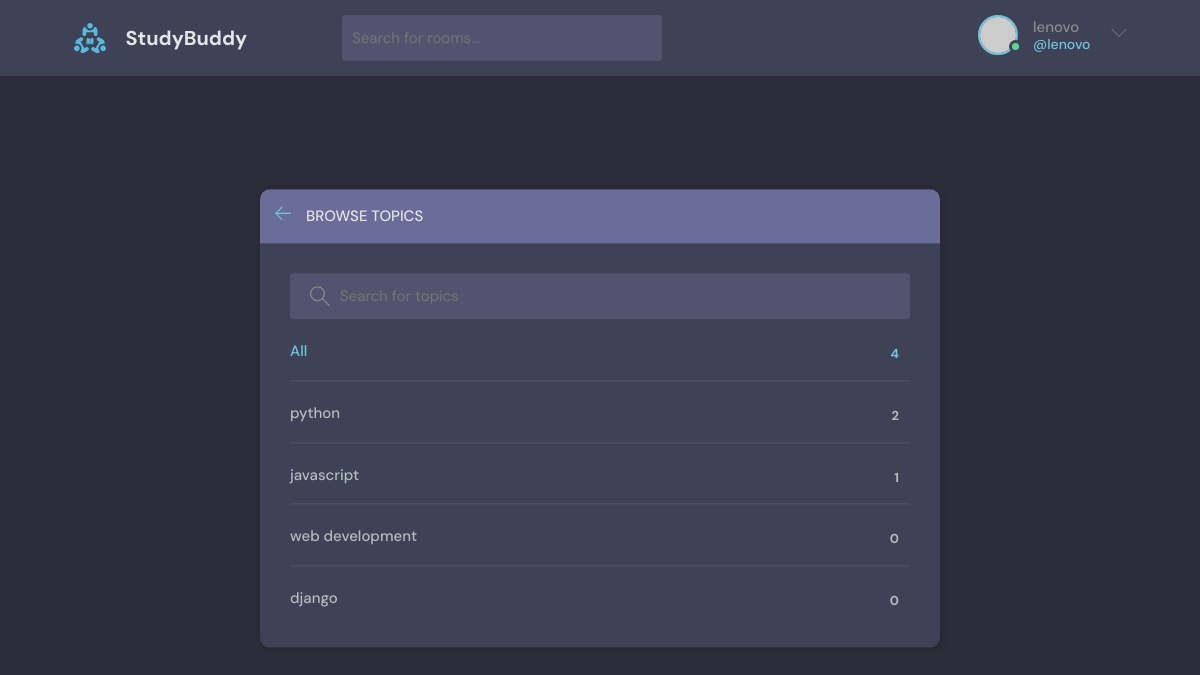
The app's page /topics (signed in), older data.
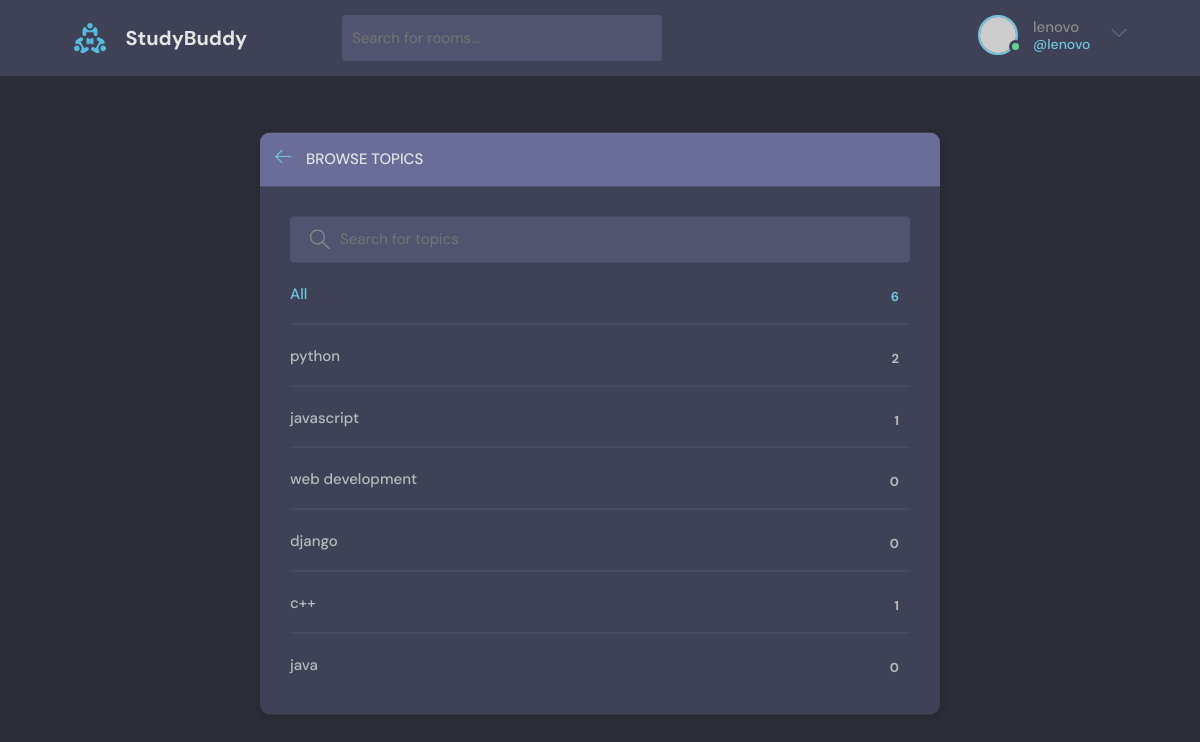
The same page, newer data.
### base/models.py (models this page shows, shortened)
class Topic(models.Model):
    name = models.CharField(max_length=20)

### base/views.py (the view)
# urls.py: path("topics",views.topicsPage,name='topics'),
def topicsPage(request):
    q = request.GET.get('q') if request.GET.get('q') != None else ''
    topics = Topic.objects.filter(name__icontains=q)
    return render(request, 'base/topic.html', {'topics': topics})

### base/templates/base/topic.html (shortened to what this page needs)
{% extends 'main.html' %}
{% block content %}
<main class="create-room layout">
  <div class="container">
    <div class="layout__box">
      <div class="layout__boxHeader">
        <div class="layout__boxTitle">
          <a href="{% url 'home' %}">
            <svg version="1.1" xmlns="http://www.w3.org/2000/svg" width="32" height="32" viewBox="0 0 32 32">
              <title>arrow-left</title>
              <path
                d="M13.723 2.286l-13.723 13.714 13.719 13.714 1.616-1.611-10.96-10.96h27.625v-2.286h-27.625l10.965-10.965-1.616-1.607z">
              </path>
            </svg>
          </a>
          <h3>Browse Topics</h3>
        </div>
      </div>
      <div class="topics-page layout__body">
        <form action="" method="GET" class="header__search">
          <label>
            <input name="q" placeholder="Search for topics" />
          </label>
        </form>
        <ul class="topics__list">
          <li>
            <a href="{% url 'topics' %}" class="active">All <span>{{topics.count}}</span></a>
          </li>
          {% for topic in topics %}
          <li>
            <a href="{% url 'home' %}?q={{topic.name}}">{{ topic.name }} <span>{{topic.room_set.all.count}}</span></a>
          </li>
          {% endfor %}
        </ul>
      </div>
    </div>
  </div>
</main>
{% endblock content %}

### templates/main.html (shortened to what this page needs)
<!DOCTYPE html>
{% load static %}
<html lang="en">
  <head>
    <link rel="stylesheet" href="{% static 'styles/style.css' %}" />
  </head>
  <body>
    {% include 'navbar.html' %}
    {% block content %}
    {% endblock %}
  </body>
</html>

### templates/navbar.html (shortened to what this page needs)
{% load static %}
<header class="header header--loggedIn">
    <div class="container">
      <a href="/" class="header__logo">
        <img src="{% static 'images/logo.svg'%}" />
        <h1>StudyBuddy</h1>
      </a>
      <form class="header__search" action="{% url 'home' %}" method="GET">
        <label>
          <input type="text" name="q"  placeholder="Search for rooms..." />
        </label>
      </form>
      <nav class="header__menu">
        {% if request.user.is_authenticated %}
        <div class="header__user">
          <a href="{% url 'update-user' %}">
            <div class="avatar avatar--medium active">
              <img src="https://randomuser.me/api/portraits/men/37.jpg" />
            </div>
            <p>{{request.user.username}} <span>@{{request.user.username}}</span></p>
          </a>
          <button class="dropdown-button">
            <svg version="1.1" xmlns="http://www.w3.org/2000/svg" width="32" height="32" viewBox="0 0 32 32">
              <title>chevron-down</title>
              <path d="M16 21l-13-13h-3l16 16 16-16h-3l-13 13z"></path>
            </svg>
          </button>
        </div>
        {% else %}
        <a href="{% url 'Login' %}">
          <img src="{% static 'images/avatar.svg'%}" />
          <p>Login</p>
        </a>
        {% endif %}
      </nav>
    </div>
  </header>

### static/styles/style.css (style rules this page uses)
:root { --color-main: #71c6dd; --color-main-light: #e1f6fb; --color-dark: #3f4156; --color-dark-medium: #51546e; --color-dark-light: #696d97; --color-light: #e5e5e5; --color-gray: #8b8b8b; --color-light-gray: #b2bdbd; --color-bg: #2d2d39; --color-success: #5dd693; --color-error: #fc4b0b; }
* { font-family: "DM Sans", -apple-system, BlinkMacSystemFont, "Segoe UI", Roboto, Oxygen, Ubuntu, Cantarell, "Open Sans", "Helvetica Neue", sans-serif; margin: 0; padding: 0; box-sizing: border-box; text-rendering: optimizeLegibility; font-size: inherit; }
html { font-size: 56.25%; }
@media only screen and (min-width: 1200px) { html { font-size: 62.5%; } }
body { line-height: 1.6; font-weight: 400; font-size: 1.5rem; color: var(--color-light-gray); background-color: var(--color-bg); min-height: 100vh; }
img { width: 100%; }
a { display: inline-block; color: var(--color-main); text-decoration: none; }
.container { max-width: 120rem; width: 90%; margin: auto; }
.avatar { position: relative; display: inline-block; border-radius: 50%; border: 2px solid var(--color-main); }
.avatar img { display: block; border-radius: 50%; object-fit: cover; object-position: center; }
.avatar::after { content: ""; display: block; position: absolute; background-color: var(--color-gray); z-index: 111; border-radius: 50%; border: 0.3rem solid var(--color-dark); }
.avatar.active::after { background-color: var(--color-success); }
.avatar.avatar--medium img { width: 3.6rem; height: 3.6rem; border-radius: 50%; }
.avatar.avatar--medium:after { width: 0.7rem; height: 0.7rem; bottom: 0px; right: -6px; }
.header { padding: 1.5rem; background-color: var(--color-dark); }
.header > .container { display: flex; gap: 9.5rem; }
.header__logo, .header__user { display: flex; gap: 2rem; align-items: center; }
.header__logo > img { height: 3.2rem; width: 3.2rem; }
.header__logo > h1 { font-weight: 700; font-size: 2rem; color: var(--color-light); }
.header__search > label { background-color: var(--color-dark-medium); padding: 1.3rem 1rem; display: flex; align-items: center; gap: 1rem; border-radius: 4px; }
.header__search svg { fill: var(--color-gray); width: 2rem; height: 2rem; margin-left: 1rem; }
.header__search input { width: 30rem; background: transparent; border: none; outline: none; color: var(--color-light); }
.header__menu { margin-left: auto; position: relative; }
.header__menu a { display: flex; gap: 1.5rem; align-items: center; font-weight: 500; text-decoration: none; color: var(--color-gray); }
.header__menu img { height: 3.6rem; }
.header__menu p { line-height: 1.2; }
.header__menu span { color: var(--color-main); font-weight: 500; font-size: 1.4rem; display: block; }
.header__menu svg { width: 1.6rem; height: 1.6rem; fill: var(--color-dark-light); }
.dropdown-button { background: transparent; border: 0; outline: 0; cursor: pointer; }
.layout { margin-top: 2.4rem; }
.layout > .container { display: flex; justify-content: space-between; align-items: flex-start; }
.layout__box { width: 90%; max-width: 48rem; min-height: 40rem; position: absolute; top: 50%; left: 50%; transform: translate(-50%, -46%); background-color: var(--color-dark); border-radius: 1rem; box-shadow: 1px 1px 6px 3px rgba(0, 0, 0, 0.1); overflow: hidden; }
.layout__boxHeader { display: flex; padding: 1.5rem; background-color: var(--color-dark-light); }
.layout__boxTitle { display: flex; gap: 1.5rem; align-items: center; }
.layout__boxTitle h3 { text-transform: uppercase; font-weight: 500; color: var(--color-light); }
.layout__boxTitle svg { width: 1.6rem; height: 1.6rem; fill: var(--color-main); }
.layout__body { margin: 3rem; }
.topics__list { list-style: none; }
.topics__list li a { display: flex; justify-content: space-between; margin-bottom: 3rem; font-weight: 500; color: var(--color-light-gray); transition: all 0.3s ease-in-out; }
.topics__list li a.active, .topics__list li a:hover { color: var(--color-main); }
.topics__list li a span { padding: 0.5rem 1rem; background-color: var(--color-dark); border-radius: 3px; font-size: 1.3rem; font-weight: 700; letter-spacing: 1px; }
.topics-page .topics__list li:not(:last-child) a { margin: 2rem 0; padding-bottom: 1rem; text-decoration: none; border-bottom: 1px solid var(--color-dark-medium); }
.topics-page .header__search { display: block; }
.create-room.layout .layout__box { max-width: 68rem; }

Row changes from the older to the newer data that the page shows:
added Topic: name "c++", room_set.all.count "1"
added Topic: name "java", room_set.all.count "0"
Text that changed along with them:
{{ topics.count }}: "4" → "6"
